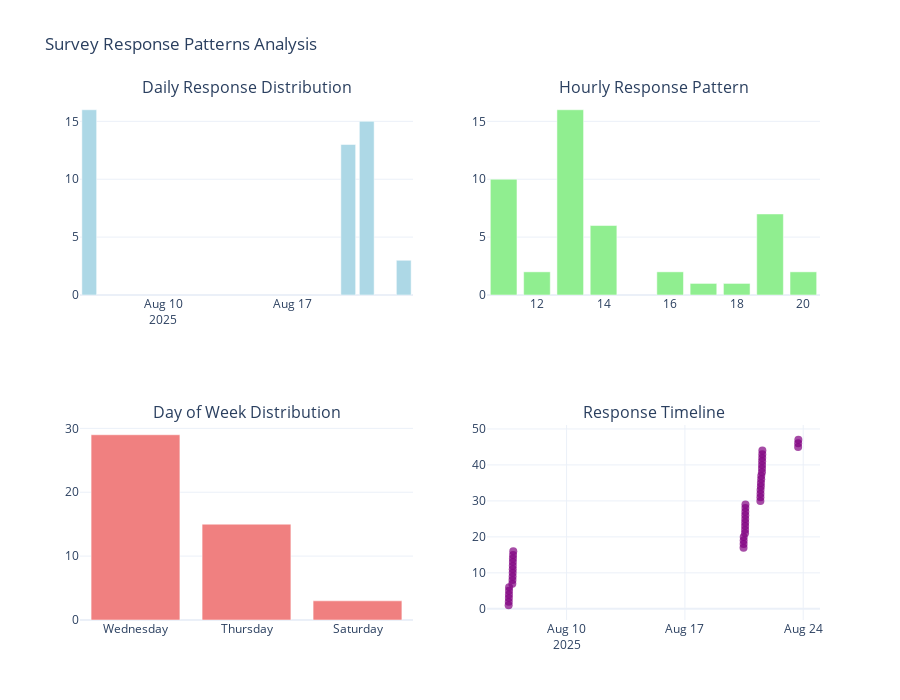

The cell this chart's notebook holds for it:
### Markdown cell above
## 📈 Survey Participation Analysis

Understanding when and how participants responded to our survey helps contextualize the data quality and representativeness.

### Code cell
# Survey participation patterns analysis
fig = make_subplots(
    rows=2, cols=2,
    subplot_titles=('Daily Response Distribution', 'Hourly Response Pattern', 
                   'Day of Week Distribution', 'Response Timeline'),
    specs=[[{"type": "bar"}, {"type": "bar"}],
           [{"type": "bar"}, {"type": "scatter"}]]
)

# Daily responses
date_counts = df_clean['date'].value_counts().sort_index()
fig.add_trace(
    go.Bar(x=date_counts.index, y=date_counts.values, 
           name='Daily Responses', marker_color='lightblue'),
    row=1, col=1
)

# Hourly responses
hour_counts = df_clean['hour'].value_counts().sort_index()
fig.add_trace(
    go.Bar(x=hour_counts.index, y=hour_counts.values,
           name='Hourly Distribution', marker_color='lightgreen'),
    row=1, col=2
)

# Day of week responses
dow_counts = df_clean['day_of_week'].value_counts()
day_order = ['Monday', 'Tuesday', 'Wednesday', 'Thursday', 'Friday', 'Saturday', 'Sunday']
dow_ordered = dow_counts.reindex([day for day in day_order if day in dow_counts.index])
fig.add_trace(
    go.Bar(x=dow_ordered.index, y=dow_ordered.values,
           name='Day of Week', marker_color='lightcoral'),
    row=2, col=1
)

# Timeline scatter plot
fig.add_trace(
    go.Scatter(x=df_clean['timestamp'], y=list(range(1, len(df_clean) + 1)),
               mode='markers', name='Response Timeline',
               marker=dict(size=8, color='purple', opacity=0.7)),
    row=2, col=2
)

fig.update_layout(height=700, title_text="Survey Response Patterns Analysis", showlegend=False)
fig.show()

# Summary statistics
print("📊 SURVEY PARTICIPATION SUMMARY:")
print(f"   • Total responses: {len(df_clean)}")
print(f"   • Survey duration: {(df_clean['date'].max() - df_clean['date'].min()).days} days")
print(f"   • Peak response day: {date_counts.idxmax()} ({date_counts.max()} responses)")
print(f"   • Most active hour: {hour_counts.idxmax()}:00 ({hour_counts.max()} responses)")
print(f"   • Most active weekday: {dow_counts.idxmax()} ({dow_counts.max()} responses)")
print(f"   • Average responses per day: {len(df_clean) / (df_clean['date'].max() - df_clean['date'].min()).days:.1f}")
print(f"   • Response completion rate: 100% (no missing timestamp data)")

### Figure 1 — Plotly figure (JSON) as saved in the notebook; plotly's stock layout.template omitted (floating-point values rounded to 4 significant figures)
{"data": [{"marker": {"color": "lightblue"}, "name": "Daily Responses", "type": "bar", "x": ["2025-08-06", "2025-08-20", "2025-08-21", "2025-08-23"], "xaxis": "x", "y": [16, 13, 15, 3], "yaxis": "y"}, {"marker": {"color": "lightgreen"}, "name": "Hourly Distribution", "type": "bar", "x": [11, 12, 13, 14, 16, 17, 18, 19, 20], "xaxis": "x2", "y": [10, 2, 16, 6, 2, 1, 1, 7, 2], "yaxis": "y2"}, {"marker": {"color": "lightcoral"}, "name": "Day of Week", "type": "bar", "x": ["Wednesday", "Thursday", "Saturday"], "xaxis": "x3", "y": [29, 15, 3], "yaxis": "y3"}, {"marker": {"color": "purple", "opacity": 0.7, "size": 8}, "mode": "markers", "name": "Response Timeline", "type": "scatter", "x": ["2025-08-06T13:43:24.000000000", "2025-08-06T13:53:51.000000000", "2025-08-06T14:02:44.000000000", "2025-08-06T14:08:33.000000000", "2025-08-06T14:14:31.000000000", "2025-08-06T14:21:37.000000000", "2025-08-06T18:57:00.000000000", "2025-08-06T19:09:50.000000000", "2025-08-06T19:21:38.000000000", "2025-08-06T19:27:29.000000000", "2025-08-06T19:32:09.000000000", "2025-08-06T19:36:46.000000000", "2025-08-06T19:42:03.000000000", "2025-08-06T19:50:00.000000000", "2025-08-06T20:00:52.000000000", "2025-08-06T20:16:51.000000000", "2025-08-20T11:17:02.000000000", "2025-08-20T11:21:38.000000000", "2025-08-20T11:26:47.000000000", "2025-08-20T11:30:56.000000000", "2025-08-20T13:23:21.000000000", "2025-08-20T13:28:04.000000000", "2025-08-20T13:32:36.000000000", "2025-08-20T13:37:04.000000000", "2025-08-20T13:41:27.000000000", "2025-08-20T13:45:17.000000000", "2025-08-20T13:48:37.000000000", "2025-08-20T13:54:39.000000000", "2025-08-20T14:00:14.000000000", "2025-08-21T11:11:19.000000000", "2025-08-21T11:15:26.000000000", "2025-08-21T11:21:00.000000000", "2025-08-21T11:25:53.000000000", "2025-08-21T11:50:20.000000000", "2025-08-21T11:56:30.000000000", "2025-08-21T12:21:08.000000000", "2025-08-21T12:26:04.000000000", "2025-08-21T13:25:09.000000000", "2025-08-21T13:29:10.000000000", "2025-08-21T13:34:00.000000000", "2025-08-21T13:40:56.000000000", "2025-08-21T13:47:52.000000000", "2025-08-21T13:53:54.000000000", "2025-08-21T14:00:11.000000000", "2025-08-23T16:46:22.000000000", "2025-08-23T16:49:56.000000000", "2025-08-23T17:06:05.000000000"], "xaxis": "x4", "y": [1, 2, 3, 4, 5, 6, 7, 8, 9, 10, 11, 12, 13, 14, 15, 16, 17, 18, 19, 20, 21, 22, 23, 24, 25, 26, 27, 28, 29, 30, 31, 32, 33, 34, 35, 36, 37, 38, 39, 40, 41, 42, 43, 44, 45, 46, 47], "yaxis": "y4"}], "layout": {"annotations": [{"font": {"size": 16}, "showarrow": false, "text": "Daily Response Distribution", "x": 0.225, "xanchor": "center", "xref": "paper", "y": 1, "yanchor": "bottom", "yref": "paper"}, {"font": {"size": 16}, "showarrow": false, "text": "Hourly Response Pattern", "x": 0.775, "xanchor": "center", "xref": "paper", "y": 1, "yanchor": "bottom", "yref": "paper"}, {"font": {"size": 16}, "showarrow": false, "text": "Day of Week Distribution", "x": 0.225, "xanchor": "center", "xref": "paper", "y": 0.375, "yanchor": "bottom", "yref": "paper"}, {"font": {"size": 16}, "showarrow": false, "text": "Response Timeline", "x": 0.775, "xanchor": "center", "xref": "paper", "y": 0.375, "yanchor": "bottom", "yref": "paper"}], "height": 700, "showlegend": false, "title": {"text": "Survey Response Patterns Analysis"}, "xaxis": {"anchor": "y", "domain": [0, 0.45]}, "xaxis2": {"anchor": "y2", "domain": [0.55, 1]}, "xaxis3": {"anchor": "y3", "domain": [0, 0.45]}, "xaxis4": {"anchor": "y4", "domain": [0.55, 1]}, "yaxis": {"anchor": "x", "domain": [0.625, 1]}, "yaxis2": {"anchor": "x2", "domain": [0.625, 1]}, "yaxis3": {"anchor": "x3", "domain": [0, 0.375]}, "yaxis4": {"anchor": "x4", "domain": [0, 0.375]}}}
